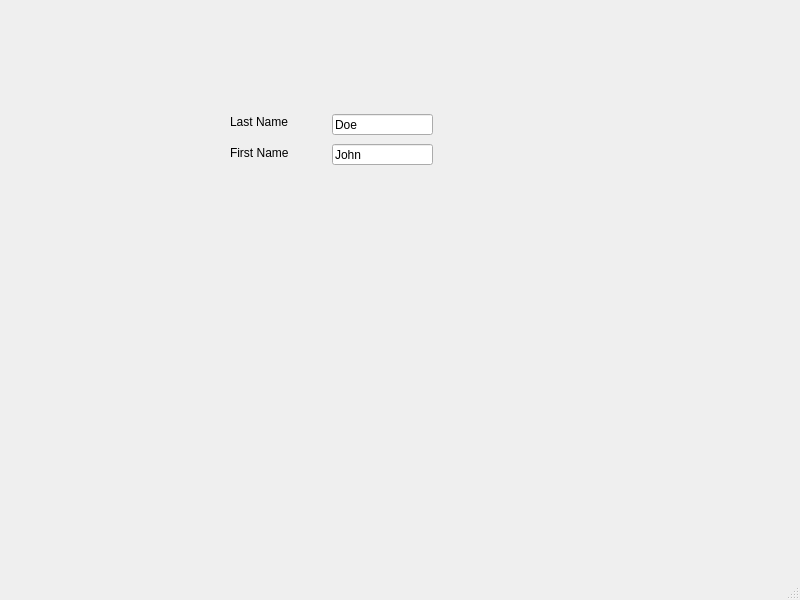
<?xml version="1.0" encoding="UTF-8"?>
<ui version="4.0">
 <class>MainWindow</class>
 <widget class="QMainWindow" name="MainWindow">
  <property name="geometry">
   <rect>
    <x>0</x>
    <y>0</y>
    <width>800</width>
    <height>600</height>
   </rect>
  </property>
  <property name="windowTitle">
   <string>MainWindow</string>
  </property>
  <widget class="QWidget" name="centralwidget">
   <widget class="QLineEdit" name="lineEdit_LastName">
    <property name="geometry">
     <rect>
      <x>332</x>
      <y>114</y>
      <width>101</width>
      <height>21</height>
     </rect>
    </property>
    <property name="text">
     <string>Doe</string>
    </property>
   </widget>
   <widget class="QLineEdit" name="lineEdit_FirstName">
    <property name="geometry">
     <rect>
      <x>332</x>
      <y>144</y>
      <width>101</width>
      <height>21</height>
     </rect>
    </property>
    <property name="text">
     <string>John</string>
    </property>
   </widget>
   <widget class="QLabel" name="label_LastName">
    <property name="geometry">
     <rect>
      <x>230</x>
      <y>111</y>
      <width>81</width>
      <height>21</height>
     </rect>
    </property>
    <property name="text">
     <string>Last Name</string>
    </property>
   </widget>
   <widget class="QLabel" name="label_FirstName">
    <property name="geometry">
     <rect>
      <x>230</x>
      <y>145</y>
      <width>81</width>
      <height>16</height>
     </rect>
    </property>
    <property name="text">
     <string>First Name</string>
    </property>
   </widget>
  </widget>
  <widget class="QMenuBar" name="menubar">
   <property name="geometry">
    <rect>
     <x>0</x>
     <y>0</y>
     <width>800</width>
     <height>22</height>
    </rect>
   </property>
  </widget>
  <widget class="QStatusBar" name="statusbar"/>
 </widget>
 <resources/>
 <connections/>
</ui>
